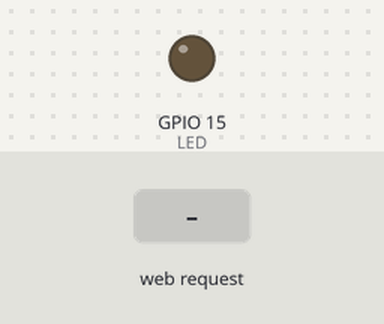
Simulated run of this sketch. Board: ESP32. Shown: output pins drawn as LEDs (lit = HIGH). The inputs (shaded band) are chosen by the test bench. WiFi joins after 1.5 s; servers stay silent unless stated; what the sketch prints to the serial monitor is not drawn.

Above: at 2.7 s.
2.8 s: HTTP request GET /ledon received
At 3.9 s:
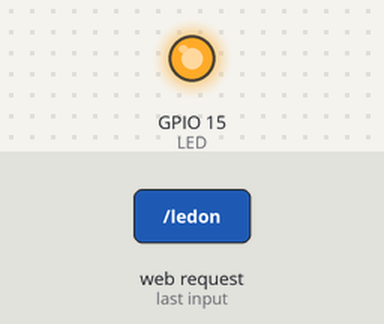
4.3 s: HTTP request GET /ledoff received
At 5.0 s:
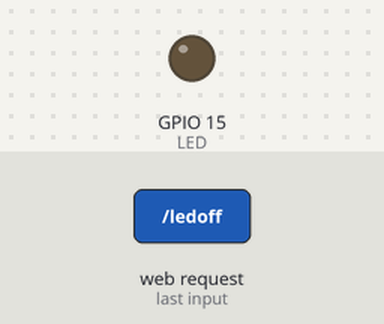
Timing chart, 0 to 7.3 s (numbered marks = the images above; inputs shaded):
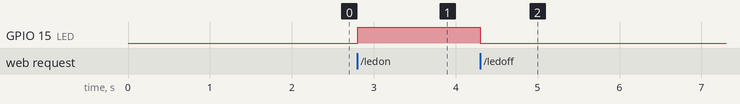

Measured:
- after the input at 2.8 s, GPIO 15 (LED): LOW → HIGH at once
- after the input at 4.3 s, GPIO 15 (LED): HIGH → LOW at once

The sketch:

home_automation.ino
```cpp
#include <WiFi.h>
#include <WiFiAP.h>
#include <WiFiClient.h>
#include <WiFiGeneric.h>
#include <WiFiMulti.h>
#include <WiFiScan.h>
#include <WiFiServer.h>
#include <WiFiSTA.h>
#include <WiFiType.h>
#include <WiFiUdp.h>


#define LED 15
const char  *ssid = "BOORNEUSH";
const char  *password ="87654321";
unsigned char status_led=0;

WiFiServer server(80);

void setup() {
Serial.begin(115200);
pinMode(LED, OUTPUT);
Serial.println();
Serial.println();
Serial.print("Connecting to ");
Serial.println(ssid);
WiFi.begin(ssid, password);
while (WiFi.status() != WL_CONNECTED )
{
delay(500);
Serial.print(".");
}
Serial.println("");
Serial.println("WiFi connected");
server.begin();
Serial.println("Server started");
Serial.println(WiFi.localIP());
}

void loop() {
WiFiClient client = server.available();
if (!client) {
return;
}

Serial.println("new client");
while(!client.available())
{
delay(1);
}
String req = client.readStringUntil('\r');
Serial.println(req);
client.flush();
if (req.indexOf("/ledoff") != -1)
{
status_led=0;
digitalWrite(LED,LOW);
Serial.println("LED OFF");
}
else if(req.indexOf("/ledon") != -1)
{
status_led=1;
digitalWrite(LED,HIGH);
Serial.println("LED ON");
}
String web = "HTTP/1.1 200 OK\r\nContent-Type: text/html\r\n\r\n";
web += "<html>\r\n";
web += "<body>\r\n";

web += "<h1>LED Status</h1>\r\n";
web += "<p>\r\n";
if(status_led==1)
web += "LED On\r\n";
else
web += "LED Off\r\n";
web += "</p>\r\n";
web += "</p>\r\n";
web += "<a href=\”/ledon\”>\r\n";
web += "<button>LED On</button >\r\n";
web += "</a>\r\n";
web += "</p>\r\n";

web += "<a href=\"/ledoff\">\r\n";
web += "<button>LED Off</button >\r\n";
web += "</a>\r\n";

web += "</body>\r\n";
web += "</html>\r\n";

client.print(web);
}
```
